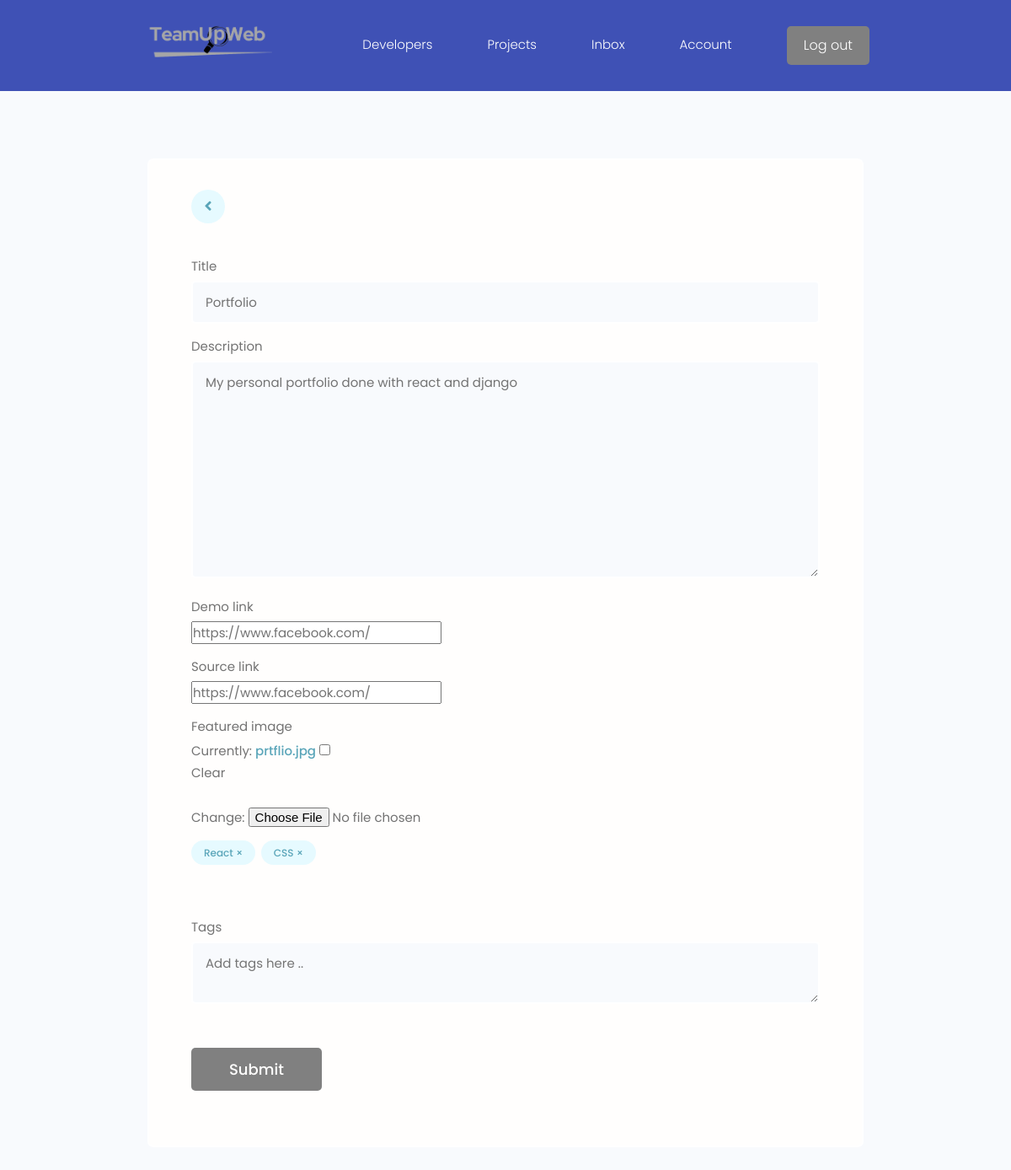
The page /projects/update-project/7ac46bdc198948b6a848a1818625528c/ (signed in) on the database its author committed.
### projects/models.py (models this page shows, shortened)
class Project(models.Model):
    owner = models.ForeignKey(Profile,null=True,blank=True,on_delete=models.CASCADE)
    title = models.CharField(max_length=200)
    description = models.TextField(null=True,blank=True)
    featured_image = models.ImageField(null=True,blank=True,default='default.jpg')
    demo_link = models.URLField(max_length=2000, null=True,blank=True)
    source_link = models.URLField(max_length=2000,null=True,blank=True)
    tags = models.ManyToManyField('Tag',blank=True)
    vote_total = models.IntegerField(default=0,null=True,blank=True)
    vote_ratio = models.IntegerField(default=0,null=True,blank=True)
    created = models.DateTimeField(auto_now_add=True)
    id = models.UUIDField(default=uuid.uuid4, unique = True,
                          primary_key=True,editable=False)
    class Meta:
        ordering = ['-vote_ratio' , '-vote_total' , 'title' ]

class Tag(models.Model):
    name = models.CharField(max_length=200)
    created = models.DateTimeField(auto_now_add=True)
    id = models.UUIDField(default=uuid.uuid4,unique=True,
                          primary_key=True ,editable=False)

### projects/views.py (the view, shortened to what this page needs)
# urls.py: path('update-project/<str:pk>/',views.updateProject, name="update-project"),
@login_required(login_url='login')
def updateProject(request, pk):
    profile = request.user.profile
    project = profile.project_set.get(id=pk)
    form = ProjectForm(instance=project)
    context = {'form' : form , 'project' : project }
    return render(request , 'projects/project_form.html', context)

### projects/forms.py
class ProjectForm(ModelForm):
    class Meta:
        model = Project
        fields = ['title','description','demo_link','source_link','featured_image']
        widgets = {
            'tags': forms.CheckboxSelectMultiple(),
        }
    def __init__(self, *args, **kwargs):
        super(ProjectForm, self).__init__(*args, **kwargs)
        for name, field in self.fields.items():
            field.widget.attrs.update({'class': 'input'})

### projects/templates/projects/project_form.html
{% extends 'main.html' %}
{% block content %}
<main class="formPage my-xl">
	<div class="content-box">
		<div class="formWrapper">
			<a
				class="backButton"
				href="{% url 'account' %}"
				><i class="fas fa-angle-left"></i
			></a>
			<br />
			<form
				class="form"
				method="POST"
				enctype="multipart/form-data">
				{% csrf_token %} {% for field in form %}
				<div class="form__field">
					<label for="formInput#text">{{field.label}}</label>
					{{field}}
				</div>
				{% endfor %}
				<div class="form__field">
					{% for tag in project.tags.all %}
					<div
						class="project-tag tag tag--pill tag--main"
						data-tag="{{ tag.id }}"
						data-project="{{ project.id }}">
						{{tag.name}} &#215;
					</div>
					{% endfor %}
				</div>
				<br />
				<div class="form__field">
					<label for="formInput#text">Tags</label>
					<textarea
						class="input"
						name="newtags"
						placeholder="Add tags here .."></textarea>
				</div>
				<input
					class="btn btn--sub btn--lg my-md"
					type="submit"
					value="Submit" />
			</form>
		</div>
	</div>
</main>
{% endblock %}

### static/styles/app.css (style rules this page uses)
:root { --color-sub: #2d2d39; }
.btn--sub { background-color: gray; }
.content-box { width: 95%; max-width: 85rem; margin: 0 auto; }
.backButton { background: var(--color-main-light); color: var(--color-main); width: 4rem; height: 4rem; display: flex; align-items: center; justify-content: center; border-radius: 50%; }
.backButton i { font-size: 1.8rem; }
.formPage .formWrapper { list-style: none; background: var(--color-white); padding: 3.5rem 5rem; border: 2px solid var(--color-light); border-radius: 0.7rem; }
:root { --color-primary: #3f51b5; --color-light: #ffffff; }

### static/uikit/styles/modules/_variables.css (style rules this page uses)
:root { --color-main: #5aa5b9; --color-main-light: #e6faff; --color-sub: #3f4156; --color-sub-light: #51546e; --color-sub-lighter: #ededfd; --color-text: #737373; --color-gray: #8b8b8b; --color-light: #e5e7eb; --color-light-gray: #767676; --color-bg: #f8fafd; --color-white: #fffefd; --color-white-light: #f3f3f3; --color-success: #359e64; --color-success-bg: #def8e8; --color-error: #fc4b0b; --color-error-bg: #fff2ee; --font-base: 'Poppins', arial, helvetica, 'Segoe UI', roboto, ubuntu, sans-serif; --font-monospace: 'Fira Code', 'Courier New', courier, monospace; --font-regular: 300; --font-medium: 500; --font-bold: 700; --generic-shadow: 1px 1px 5px #00000010; --generic-transition: all 0.3s ease-in-out; }

### static/uikit/styles/modules/_base.css (style rules this page uses)
* { margin: 0; padding: 0; box-sizing: border-box; text-rendering: optimizeLegibility; color: inherit; font-size: inherit; }
html { font-size: 50%; }
@media only screen and (min-width: 480px) { html { font-size: 56.25%; } }
@media only screen and (min-width: 1200px) { html { font-size: 62.5%; } }
body { line-height: 1.6; font-weight: 400; font-size: 1.5rem; color: var(--color-text); background-color: var(--color-bg); min-height: 100vh; }

### static/uikit/styles/modules/_typography.css (style rules this page uses)
* { font-family: var(--font-base); }
a { padding-bottom: 2px; text-decoration: none; display: inline-block; color: var(--color-main); font-weight: var(--font-medium); }

### static/uikit/styles/modules/_utilities.css (style rules this page uses)
.my-md { margin: 3rem auto; }
.my-xl { margin: 8rem auto; }

### static/uikit/styles/modules/_button.css (style rules this page uses)
.btn { display: inline-block; position: relative; cursor: pointer; background-color: var(--color-light); font-weight: var(--font-medium); color: var(--color-sub); text-decoration: none; padding: 1rem 2rem; border-radius: 0.5rem; border: none; width: -webkit-fit-content; width: -moz-fit-content; width: fit-content; height: -webkit-fit-content; height: -moz-fit-content; height: fit-content; font-size: 1.6rem; outline-width: 0; outline-color: transparent; -webkit-backface-visibility: hidden; backface-visibility: hidden; transition: all 0.3s ease-in-out; }
.btn--sub { background-color: var(--color-sub); color: var(--color-white); }
.btn--lg { font-size: 1.8rem; padding: 1.2rem 4.5rem; }

### static/uikit/styles/modules/_form.css (style rules this page uses)
.form { display: block; }
.form__field { margin-top: 1.5rem; margin-bottom: 1.5rem; }
.form__label, .form__field > label { display: block; margin-bottom: 0.5rem; color: var(--color-text); }
input.input[type='text'], input.input[type='email'], input.input[type='password'], input.input[type='number'], textarea.input { min-width: 24rem; width: 100%; padding: 1.2rem 1.5rem; border-radius: 0.5rem; border: 2px solid var(--color-light); transition: all 0.3s ease-in-out; background-color: var(--color-bg); }

### static/uikit/styles/modules/_tag.css (style rules this page uses)
.tag { display: inline-flex; align-items: center; background-color: var(--color-sub); height: -webkit-fit-content; height: -moz-fit-content; height: fit-content; width: -webkit-fit-content; width: -moz-fit-content; width: fit-content; border-radius: 0.5rem; padding: 0.5rem 1.5rem; font-size: 1.2rem; cursor: pointer; }
.tag:not(:last-child) { margin-right: 0.25rem; margin-bottom: 0.75rem; }
.tag--pill { border-radius: 5rem; }
.tag--main, .tag--main > small { background: var(--color-main-light); color: var(--color-main); font-weight: 500; }

### rows shown on the page
Project: form "Portfolio" "My personal portfolio done with react and django" "https://www.facebook.com/" "https://www.facebook.com/"
Tag: name "React"
Tag: name "CSS"

### other values the page prints
{{ field.label }} "Title" "Description" "Demo link" "Source link" "Featured image"
